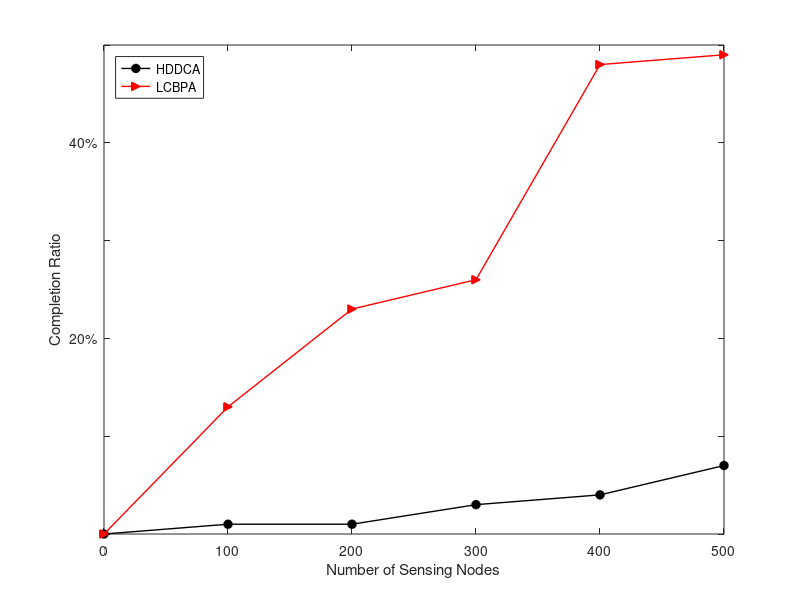

The MATLAB source for this figure:
% a=0.5 k=10-50 k=10
% calculate the completion rate 
% with/without algorithm
clc;
clear;

x = [0 100 200 300 400 500];
y1 = [0 2 2 6 8 14];
y2 = [0 26 46 52 96 98];

figure;
fi = plot(x,y1,'-oblack','LineWidth',1.0,'MarkerFaceColor','black');hold on
     plot(x,y2,'->red','LineWidth',1.0,'MarkerFaceColor','red')
     
set(gca,'YTickLabel',{'','','20%','','40%','','60%','','80%','','100%'},'LineWidth',0.5)
xlabel('Number of Sensing Nodes');
ylabel('Completion Ratio')

legend('HDDCA','LCBPA','Location','NorthWest');
%legend('boxoff');
%grid on;
%axes('Parent',f1,'FontSize',12,'FontName','Times','LineWidth',1.5);
